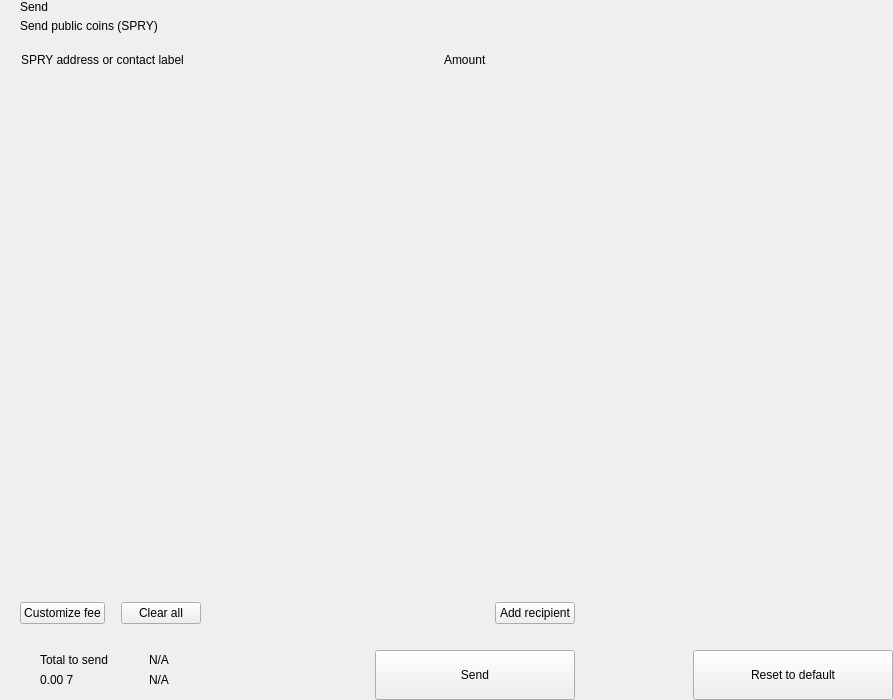
<?xml version="1.0" encoding="UTF-8"?>
<ui version="4.0">
 <class>send</class>
 <widget class="QWidget" name="send">
  <property name="geometry">
   <rect>
    <x>0</x>
    <y>0</y>
    <width>893</width>
    <height>700</height>
   </rect>
  </property>
  <property name="windowTitle">
   <string>Form</string>
  </property>
  <layout class="QHBoxLayout" name="horizontalLayout_2" stretch="2,1">
   <property name="spacing">
    <number>0</number>
   </property>
   <property name="leftMargin">
    <number>0</number>
   </property>
   <property name="topMargin">
    <number>0</number>
   </property>
   <property name="rightMargin">
    <number>0</number>
   </property>
   <property name="bottomMargin">
    <number>0</number>
   </property>
   <item>
    <widget class="QWidget" name="left" native="true">
     <layout class="QVBoxLayout" name="verticalLayout_3">
      <property name="spacing">
       <number>0</number>
      </property>
      <property name="leftMargin">
       <number>0</number>
      </property>
      <property name="topMargin">
       <number>0</number>
      </property>
      <property name="rightMargin">
       <number>0</number>
      </property>
      <property name="bottomMargin">
       <number>0</number>
      </property>
      <item>
       <layout class="QVBoxLayout" name="verticalLayout_22" stretch="0,0,0,1,0,0,0,0">
        <property name="spacing">
         <number>0</number>
        </property>
        <item>
         <layout class="QHBoxLayout" name="horizontalLayout_3">
          <property name="spacing">
           <number>0</number>
          </property>
          <property name="leftMargin">
           <number>20</number>
          </property>
          <property name="rightMargin">
           <number>20</number>
          </property>
          <item>
           <layout class="QVBoxLayout" name="verticalLayout">
            <property name="spacing">
             <number>5</number>
            </property>
            <item>
             <widget class="QLabel" name="labelTitle">
              <property name="text">
               <string>Send</string>
              </property>
              <property name="alignment">
               <set>Qt::AlignLeading|Qt::AlignLeft|Qt::AlignVCenter</set>
              </property>
             </widget>
            </item>
            <item>
             <widget class="QLabel" name="labelSubtitle1">
              <property name="text">
               <string>Send public coins (SPRY)</string>
              </property>
             </widget>
            </item>
           </layout>
          </item>
          <item>
           <spacer name="horizontalSpacer">
            <property name="orientation">
             <enum>Qt::Horizontal</enum>
            </property>
            <property name="sizeHint" stdset="0">
             <size>
              <width>40</width>
              <height>20</height>
             </size>
            </property>
           </spacer>
          </item>
         </layout>
        </item>
        <item>
         <spacer name="verticalSpacer_2">
          <property name="orientation">
           <enum>Qt::Vertical</enum>
          </property>
          <property name="sizeType">
           <enum>QSizePolicy::Fixed</enum>
          </property>
          <property name="sizeHint" stdset="0">
           <size>
            <width>20</width>
            <height>20</height>
           </size>
          </property>
         </spacer>
        </item>
        <item>
         <layout class="QHBoxLayout" name="horizontalLayout" stretch="6,0,2">
          <property name="spacing">
           <number>0</number>
          </property>
          <property name="leftMargin">
           <number>10</number>
          </property>
          <property name="topMargin">
           <number>0</number>
          </property>
          <property name="rightMargin">
           <number>20</number>
          </property>
          <property name="bottomMargin">
           <number>0</number>
          </property>
          <item>
           <widget class="QLabel" name="labelSubtitleAddress">
            <property name="styleSheet">
             <string notr="true">margin-left:8px;</string>
            </property>
            <property name="text">
             <string>SPRY address or contact label</string>
            </property>
           </widget>
          </item>
          <item>
           <spacer name="horizontalSpacer_3">
            <property name="orientation">
             <enum>Qt::Horizontal</enum>
            </property>
            <property name="sizeType">
             <enum>QSizePolicy::Fixed</enum>
            </property>
            <property name="sizeHint" stdset="0">
             <size>
              <width>40</width>
              <height>1</height>
             </size>
            </property>
           </spacer>
          </item>
          <item>
           <widget class="QLabel" name="labelSubtitleAmount">
            <property name="text">
             <string>Amount</string>
            </property>
           </widget>
          </item>
         </layout>
        </item>
        <item>
         <widget class="QScrollArea" name="scrollArea">
          <property name="minimumSize">
           <size>
            <width>0</width>
            <height>350</height>
           </size>
          </property>
          <property name="styleSheet">
           <string notr="true">#scrollArea {
            background:transparent;
            margin-top:10px;
}</string>
          </property>
          <property name="horizontalScrollBarPolicy">
           <enum>Qt::ScrollBarAlwaysOff</enum>
          </property>
          <property name="sizeAdjustPolicy">
           <enum>QAbstractScrollArea::AdjustIgnored</enum>
          </property>
          <property name="widgetResizable">
           <bool>true</bool>
          </property>
          <property name="alignment">
           <set>Qt::AlignLeading|Qt::AlignLeft|Qt::AlignTop</set>
          </property>
          <widget class="QWidget" name="scrollAreaWidgetContents">
           <property name="geometry">
            <rect>
             <x>0</x>
             <y>0</y>
             <width>591</width>
             <height>16</height>
            </rect>
           </property>
           <property name="sizePolicy">
            <sizepolicy hsizetype="Preferred" vsizetype="Maximum">
             <horstretch>0</horstretch>
             <verstretch>0</verstretch>
            </sizepolicy>
           </property>
           <property name="autoFillBackground">
            <bool>false</bool>
           </property>
           <property name="styleSheet">
            <string notr="true">#scrollAreaWidgetContents {
             background:transparent;
             }</string>
           </property>
           <layout class="QVBoxLayout" name="verticalLayout_7">
            <property name="spacing">
             <number>0</number>
            </property>
            <property name="sizeConstraint">
             <enum>QLayout::SetDefaultConstraint</enum>
            </property>
            <property name="leftMargin">
             <number>0</number>
            </property>
            <property name="topMargin">
             <number>0</number>
            </property>
            <property name="rightMargin">
             <number>0</number>
            </property>
            <property name="bottomMargin">
             <number>0</number>
            </property>
           </layout>
          </widget>
         </widget>
        </item>
        <item>
         <spacer name="verticalSpacer_4">
          <property name="orientation">
           <enum>Qt::Vertical</enum>
          </property>
          <property name="sizeType">
           <enum>QSizePolicy::Fixed</enum>
          </property>
          <property name="sizeHint" stdset="0">
           <size>
            <width>20</width>
            <height>20</height>
           </size>
          </property>
         </spacer>
        </item>
        <item>
         <layout class="QHBoxLayout" name="horizontalLayout_20">
          <property name="spacing">
           <number>6</number>
          </property>
          <property name="leftMargin">
           <number>20</number>
          </property>
          <property name="rightMargin">
           <number>20</number>
          </property>
          <item>
           <widget class="QPushButton" name="pushButtonFee">
            <property name="focusPolicy">
             <enum>Qt::NoFocus</enum>
            </property>
            <property name="text">
             <string>Customize fee</string>
            </property>
           </widget>
          </item>
          <item>
           <spacer name="horizontalSpacer_11">
            <property name="orientation">
             <enum>Qt::Horizontal</enum>
            </property>
            <property name="sizeType">
             <enum>QSizePolicy::Minimum</enum>
            </property>
            <property name="sizeHint" stdset="0">
             <size>
              <width>10</width>
              <height>20</height>
             </size>
            </property>
           </spacer>
          </item>
          <item>
           <widget class="QPushButton" name="pushButtonClear">
            <property name="focusPolicy">
             <enum>Qt::NoFocus</enum>
            </property>
            <property name="layoutDirection">
             <enum>Qt::RightToLeft</enum>
            </property>
            <property name="text">
             <string>Clear all</string>
            </property>
           </widget>
          </item>
          <item>
           <spacer name="horizontalSpacer_2">
            <property name="orientation">
             <enum>Qt::Horizontal</enum>
            </property>
            <property name="sizeHint" stdset="0">
             <size>
              <width>40</width>
              <height>20</height>
             </size>
            </property>
           </spacer>
          </item>
          <item>
           <widget class="QPushButton" name="pushButtonAddRecipient">
            <property name="focusPolicy">
             <enum>Qt::NoFocus</enum>
            </property>
            <property name="text">
             <string>Add recipient</string>
            </property>
           </widget>
          </item>
         </layout>
        </item>
        <item>
         <spacer name="verticalSpacer">
          <property name="orientation">
           <enum>Qt::Vertical</enum>
          </property>
          <property name="sizeType">
           <enum>QSizePolicy::Fixed</enum>
          </property>
          <property name="sizeHint" stdset="0">
           <size>
            <width>20</width>
            <height>16</height>
           </size>
          </property>
         </spacer>
        </item>
        <item>
         <layout class="QHBoxLayout" name="horizontalLayout_7">
          <property name="rightMargin">
           <number>20</number>
          </property>
          <item>
           <layout class="QHBoxLayout" name="horizontalLayout_10">
            <property name="spacing">
             <number>0</number>
            </property>
            <property name="leftMargin">
             <number>8</number>
            </property>
            <item>
             <widget class="QStackedWidget" name="stackedWidget">
              <property name="minimumSize">
               <size>
                <width>0</width>
                <height>60</height>
               </size>
              </property>
              <property name="maximumSize">
               <size>
                <width>16777215</width>
                <height>60</height>
               </size>
              </property>
              <widget class="QWidget" name="page1">
               <layout class="QVBoxLayout" name="verticalLayout_71" stretch="0">
                <property name="spacing">
                 <number>6</number>
                </property>
                <property name="leftMargin">
                 <number>12</number>
                </property>
                <property name="topMargin">
                 <number>0</number>
                </property>
                <property name="rightMargin">
                 <number>0</number>
                </property>
                <property name="bottomMargin">
                 <number>0</number>
                </property>
                <item>
                 <widget class="QWidget" name="coinWidget" native="true">
                  <property name="minimumSize">
                   <size>
                    <width>0</width>
                    <height>60</height>
                   </size>
                  </property>
                  <property name="maximumSize">
                   <size>
                    <width>16777215</width>
                    <height>60</height>
                   </size>
                  </property>
                  <layout class="QHBoxLayout" name="horizontalLayout_9">
                   <property name="spacing">
                    <number>0</number>
                   </property>
                   <property name="leftMargin">
                    <number>20</number>
                   </property>
                   <property name="topMargin">
                    <number>10</number>
                   </property>
                   <property name="rightMargin">
                    <number>20</number>
                   </property>
                   <property name="bottomMargin">
                    <number>10</number>
                   </property>
                   <item>
                    <layout class="QVBoxLayout" name="verticalSend">
                     <property name="spacing">
                      <number>0</number>
                     </property>
                     <item>
                      <widget class="QLabel" name="labelTitleTotalSend">
                       <property name="text">
                        <string>Total to send</string>
                       </property>
                      </widget>
                     </item>
                     <item>
                      <widget class="QLabel" name="labelAmountSend">
                       <property name="text">
                        <string notr="true">0.00 7</string>
                       </property>
                      </widget>
                     </item>
                    </layout>
                   </item>
                   <item>
                    <spacer name="horizontalSpacer_9">
                     <property name="orientation">
                      <enum>Qt::Horizontal</enum>
                     </property>
                     <property name="sizeType">
                      <enum>QSizePolicy::Fixed</enum>
                     </property>
                     <property name="sizeHint" stdset="0">
                      <size>
                       <width>20</width>
                       <height>20</height>
                      </size>
                     </property>
                    </spacer>
                   </item>
                   <item>
                    <widget class="QLabel" name="labelLine">
                     <property name="minimumSize">
                      <size>
                       <width>1</width>
                       <height>0</height>
                      </size>
                     </property>
                     <property name="maximumSize">
                      <size>
                       <width>1</width>
                       <height>16777215</height>
                      </size>
                     </property>
                     <property name="text">
                      <string/>
                     </property>
                    </widget>
                   </item>
                   <item>
                    <spacer name="horizontalSpacer_10">
                     <property name="orientation">
                      <enum>Qt::Horizontal</enum>
                     </property>
                     <property name="sizeType">
                      <enum>QSizePolicy::Fixed</enum>
                     </property>
                     <property name="sizeHint" stdset="0">
                      <size>
                       <width>20</width>
                       <height>20</height>
                      </size>
                     </property>
                    </spacer>
                   </item>
                   <item>
                    <layout class="QVBoxLayout" name="verticalRemaining">
                     <property name="spacing">
                      <number>0</number>
                     </property>
                     <item>
                      <widget class="QLabel" name="labelTitleTotalRemaining">
                       <property name="text">
                        <string notr="true">N/A</string>
                       </property>
                      </widget>
                     </item>
                     <item>
                      <widget class="QLabel" name="labelAmountRemaining">
                       <property name="text">
                        <string notr="true">N/A</string>
                       </property>
                      </widget>
                     </item>
                    </layout>
                   </item>
                  </layout>
                 </widget>
                </item>
               </layout>
              </widget>
              <widget class="QWidget" name="page_2"/>
             </widget>
            </item>
           </layout>
          </item>
          <item>
           <spacer name="horizontalSpacer_5">
            <property name="orientation">
             <enum>Qt::Horizontal</enum>
            </property>
            <property name="sizeType">
             <enum>QSizePolicy::Expanding</enum>
            </property>
            <property name="sizeHint" stdset="0">
             <size>
              <width>40</width>
              <height>20</height>
             </size>
            </property>
           </spacer>
          </item>
          <item alignment="Qt::AlignBottom">
           <widget class="QPushButton" name="pushButtonSave">
            <property name="minimumSize">
             <size>
              <width>200</width>
              <height>50</height>
             </size>
            </property>
            <property name="maximumSize">
             <size>
              <width>200</width>
              <height>50</height>
             </size>
            </property>
            <property name="focusPolicy">
             <enum>Qt::NoFocus</enum>
            </property>
            <property name="text">
             <string>Send</string>
            </property>
           </widget>
          </item>
         </layout>
        </item>
       </layout>
      </item>
     </layout>
    </widget>
   </item>
   <item>
    <widget class="QWidget" name="right" native="true">
     <layout class="QVBoxLayout" name="verticalLayout_5">
      <property name="leftMargin">
       <number>0</number>
      </property>
      <property name="topMargin">
       <number>0</number>
      </property>
      <property name="rightMargin">
       <number>0</number>
      </property>
      <property name="bottomMargin">
       <number>0</number>
      </property>
      <item>
       <layout class="QVBoxLayout" name="verticalLayout_4">
        <property name="spacing">
         <number>6</number>
        </property>
        <item>
         <widget class="OptionButton" name="btnCoinControl" native="true">
          <property name="minimumSize">
           <size>
            <width>0</width>
            <height>50</height>
           </size>
          </property>
         </widget>
        </item>
        <item>
         <widget class="OptionButton" name="btnChangeAddress" native="true">
          <property name="minimumSize">
           <size>
            <width>0</width>
            <height>50</height>
           </size>
          </property>
         </widget>
        </item>
        <item>
         <widget class="OptionButton" name="btnUri" native="true">
          <property name="minimumSize">
           <size>
            <width>0</width>
            <height>50</height>
           </size>
          </property>
         </widget>
        </item>
        <item>
         <spacer name="verticalSpacer_5">
          <property name="orientation">
           <enum>Qt::Vertical</enum>
          </property>
          <property name="sizeHint" stdset="0">
           <size>
            <width>20</width>
            <height>40</height>
           </size>
          </property>
         </spacer>
        </item>
        <item>
         <layout class="QHBoxLayout" name="horizontalLayout_8">
          <item>
           <spacer name="horizontalSpacer_7">
            <property name="orientation">
             <enum>Qt::Horizontal</enum>
            </property>
            <property name="sizeHint" stdset="0">
             <size>
              <width>40</width>
              <height>20</height>
             </size>
            </property>
           </spacer>
          </item>
          <item>
           <widget class="QPushButton" name="pushButtonReset">
            <property name="minimumSize">
             <size>
              <width>200</width>
              <height>50</height>
             </size>
            </property>
            <property name="maximumSize">
             <size>
              <width>200</width>
              <height>50</height>
             </size>
            </property>
            <property name="focusPolicy">
             <enum>Qt::NoFocus</enum>
            </property>
            <property name="text">
             <string>Reset to default</string>
            </property>
           </widget>
          </item>
         </layout>
        </item>
       </layout>
      </item>
     </layout>
    </widget>
   </item>
  </layout>
 </widget>
 <customwidgets>
  <customwidget>
   <class>OptionButton</class>
   <extends>QWidget</extends>
   <header>qt/pivx/optionbutton.h</header>
   <container>1</container>
  </customwidget>
 </customwidgets>
 <resources/>
 <connections/>
</ui>
